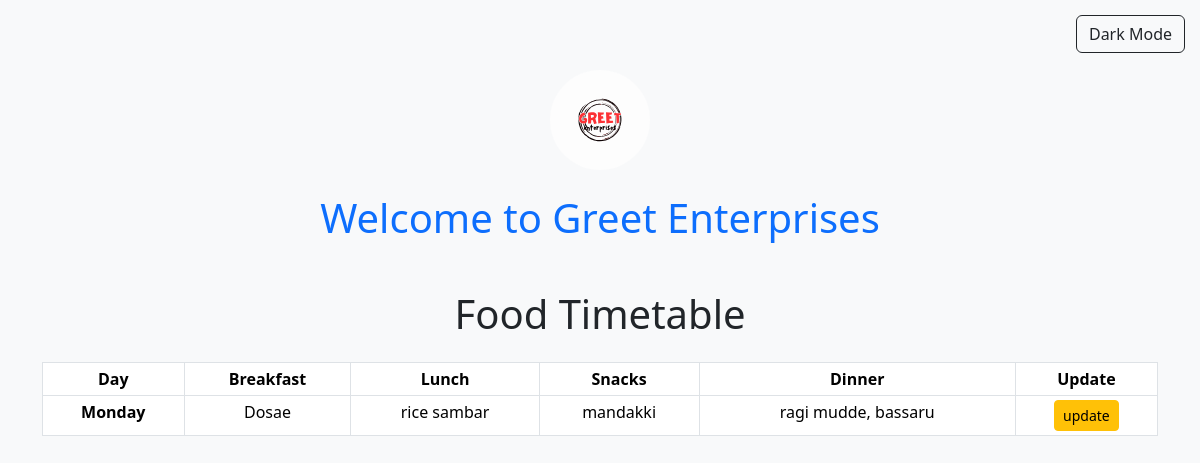
Page /timetable on the earlier database version.
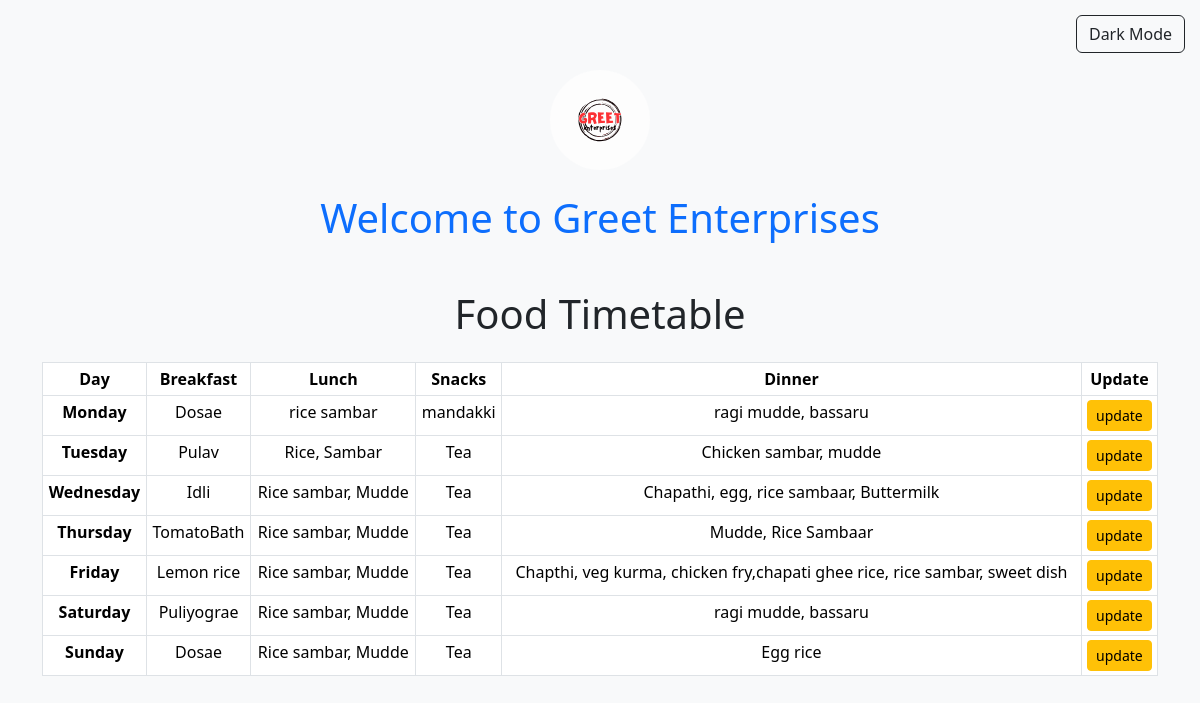
Same page on the later database version.
### timetable/models.py (models this page shows, shortened)
class FoodTimetable(models.Model):
    DAYS_OF_WEEK = [
        ('Monday', 'Monday'),
        ('Tuesday', 'Tuesday'),
        ('Wednesday', 'Wednesday'),
        ('Thursday', 'Thursday'),
        ('Friday', 'Friday'),
        ('Saturday', 'Saturday'),
        ('Sunday', 'Sunday'),
    ]
    day = models.CharField(max_length=9, choices=DAYS_OF_WEEK, unique=True,default='Monday')
    break_fast = models.CharField(max_length=10,default='')
    lunch = models.CharField(max_length=200,default='')
    snacks = models.CharField(max_length=200,default='')
    dinner = models.CharField(max_length=200,default='')

### timetable/views.py (the view)
# urls.py: path('',views.viewTimetable,name='Foodtimetable'),
def viewTimetable(request):
    timetable = FoodTimetable.objects.all()
    context = {'timetable':timetable}
    return render(request,'timetable/timetable.html',context)

### timetable/templates/timetable/timetable.html (shortened to what this page needs)
{% extends 'base.html' %}
{% block content %}
<div class="container mt-5">
    <h1 class="text-center mb-4">Food Timetable</h1>
    <div class="table-responsive">
        <table class="table table-sm table-bordered text-center">
            <thead>
                <tr>
                    <th scope="col">Day</th>
                    <th scope="col">Breakfast</th>
                    <th scope="col">Lunch</th>
                    <th scope="col">Snacks</th>
                    <th scope="col">Dinner</th>
                    <th scope="col">Update</th>
                </tr>
            </thead>
            <tbody>
                {% for day in timetable %}
                    <tr>
                        <th scope="row">{{ day.day }}</th>
                        <td>{{ day.break_fast }}</td>
                        <td>{{ day.lunch }}</td>
                        <td>{{ day.snacks }}</td>
                        <td>{{ day.dinner }}</td>
                        <td><a href="{%url 'timetable:update' day.id%}" class="btn btn-warning btn-sm">update</a></td>
                    </tr>
                {% empty %}
                    <tr>
                        <td colspan="5" class="text-center">No timetable available.</td>
                    </tr>
                {% endfor %}
            </tbody>
        </table>
    </div>
</div>
{% endblock content %}

### templates/base.html (shortened to what this page needs)
{% load static %}
<!DOCTYPE html>
<html lang="en">
<head>
    <link href="https://cdn.jsdelivr.net/npm/bootstrap@5.3.3/dist/css/bootstrap.min.css" rel="stylesheet">
</head>
<body>
    <button class="btn btn-outline-dark theme-toggle" id="theme-toggle">
         Dark Mode
    </button>
    {% if not request.user.is_authenticated %}
    <div class="welcome-section">
        <img src="{% static 'GREET.svg' %}" class="logo img-fluid mb-4" alt="Logo">
        <h1 class="text-primary">Welcome to Greet Enterprises</h1>
    </div>
    {% endif %}
    {% block content %}{% endblock content %}
</body>
</html>

### templates/base.html (style rules this page uses)
:root { --bg-color: #f8f9fa; --text-color: #212529; }
body { background-color: var(--bg-color); color: var(--text-color); transition: background-color 0.3s, color 0.3s; }
.logo { max-width: 100px; height: auto; margin-top: 20px; border-radius: 50%; }
.welcome-section { margin-top: 50px; text-align: center; }
.theme-toggle { position: fixed; top: 15px; right: 15px; }

Differences in the rows shown:
added FoodTimetable: day "Tuesday", break_fast "Pulav", lunch "Rice, Sambar", snacks "Tea", dinner "Chicken sambar, mudde"
added FoodTimetable: day "Wednesday", break_fast "Idli", lunch "Rice sambar, Mudde", snacks "Tea", dinner "Chapathi, egg, rice sambaar, Buttermilk"
added FoodTimetable: day "Thursday", break_fast "TomatoBath", lunch "Rice sambar, Mudde", snacks "Tea", dinner "Mudde, Rice Sambaar"
added FoodTimetable: day "Friday", break_fast "Lemon rice", lunch "Rice sambar, Mudde", snacks "Tea", dinner "Chapthi, veg kurma, chicken fry,chapati ghee rice, rice sambar, sweet dish"
added FoodTimetable: day "Saturday", break_fast "Puliyograe", lunch "Rice sambar, Mudde", snacks "Tea", dinner "ragi mudde, bassaru"
added FoodTimetable: day "Sunday", break_fast "Dosae", lunch "Rice sambar, Mudde", snacks "Tea", dinner "Egg rice"
